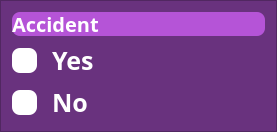
                     <widget class="QFrame" name="accident_frame">
                      <property name="minimumSize">
                       <size>
                        <width>271</width>
                        <height>109</height>
                       </size>
                      </property>
                      <property name="styleSheet">
                       <string notr="true">QFrame {
	background-color: rgb(105, 50, 126);
}</string>
                      </property>
                      <property name="frameShape">
                       <enum>QFrame::StyledPanel</enum>
                      </property>
                      <property name="frameShadow">
                       <enum>QFrame::Raised</enum>
                      </property>
                      <layout class="QVBoxLayout" name="verticalLayout_12">
                       <item>
                        <widget class="QLabel" name="accident_bar">
                         <property name="minimumSize">
                          <size>
                           <width>253</width>
                           <height>24</height>
                          </size>
                         </property>
                         <property name="maximumSize">
                          <size>
                           <width>253</width>
                           <height>24</height>
                          </size>
                         </property>
                         <property name="styleSheet">
                          <string notr="true">QLabel {
	background-color: #B554D7;
	border-radius: 8px; 
	font-size: 20px;
	font-weight: bold;
	font-family: Open Sans; 
	color:white;
} </string>
                         </property>
                         <property name="text">
                          <string>Accident</string>
                         </property>
                        </widget>
                       </item>
                       <item>
                        <widget class="QCheckBox" name="yes">
                         <property name="accessibleName">
                          <string>True</string>
                         </property>
                         <property name="styleSheet">
                          <string notr="true">QCheckBox::indicator{ 
	width:25px;
	height:25px; 
	background-color:white;
	border-radius: 8px; 
}

QCheckBox {
	font-size: 25px;
	spacing:15px;
	color:white;
	background-color: rgb(105, 50, 126);
	font-weight:bold;
	font-family: Open Sans; 
}

QCheckBox::indicator:unchecked {
	background-color: white;
}

QCheckBox::indicator:checked {
	background-color:rgb(255, 108, 235)
}</string>
                         </property>
                         <property name="text">
                          <string>Yes</string>
                         </property>
                         <attribute name="buttonGroup">
                          <string notr="true">buttonGroup_4</string>
                         </attribute>
                        </widget>
                       </item>
                       <item>
                        <widget class="QCheckBox" name="no">
                         <property name="accessibleName">
                          <string>False</string>
                         </property>
                         <property name="styleSheet">
                          <string notr="true">QCheckBox::indicator{ 
	width:25px;
	height:25px; 
	background-color:white;
	border-radius: 8px; 
}

QCheckBox {
	font-size: 25px;
	spacing:15px;
	color:white;
	background-color: rgb(105, 50, 126);
	font-weight:bold;
	font-family: Open Sans; 
}

QCheckBox::indicator:unchecked {
	background-color: white;
}

QCheckBox::indicator:checked {
	background-color:rgb(255, 108, 235)
}</string>
                         </property>
                         <property name="text">
                          <string>No</string>
                         </property>
                         <attribute name="buttonGroup">
                          <string notr="true">buttonGroup_4</string>
                         </attribute>
                        </widget>
                       </item>
                      </layout>
                     </widget>
